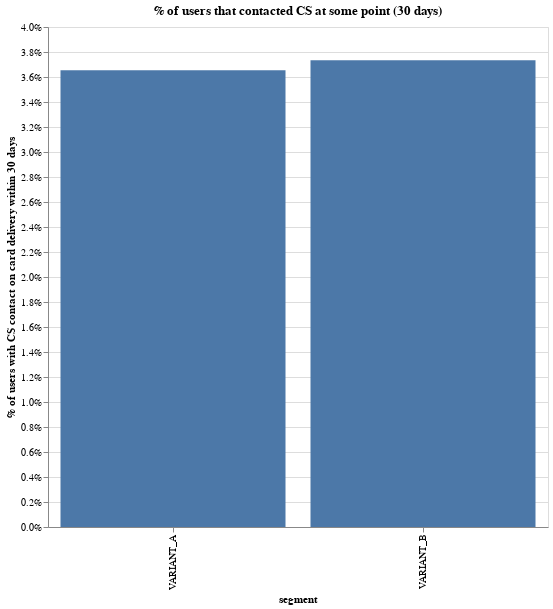

Notebook cell for this chart:
### Markdown cell above
To be sure, we compare A and B only for the time frame when they co-existed. This should resolve any time effects that are introduced by having variant A running for longer than B. 

- % of users with CS contacts surges by 0.1% in variant B. 
- with 25k card orders per week, this increases # of cs contacts roughly by 25 CS contacts a week - 1300 CS contacts a year.

### Code cell
df = pd.read_csv("cs_contacts.csv")

# count days since experiment start.
df["date_diff"] = (
    pd.to_datetime(df["created_date"]) - pd.to_datetime(df["created"])
).dt.days

# drop users that joined in the last 30 days -- too young.
df["age"] = (pd.to_datetime("today") - pd.to_datetime(df["created"])).dt.days
df = df.loc[df["age"] >= 30, :]
df = df.loc[pd.to_datetime(df["created"]) >= pd.to_datetime("2020-05-18"), :]

# set cs_contacts to 0 if the contact was too late.
df.loc[df["date_diff"] > 30, "cs_contacts"] = 0

# get cs contacts per user.
df = df.groupby(["segment", "user_id"])["cs_contacts"].agg("max").reset_index()

df = df.groupby(["segment"])["cs_contacts"].agg("mean").reset_index()

alt.Chart(df.loc[df["segment"].isin(["VARIANT_A", "VARIANT_B"]), :]).mark_bar().encode(
    x=alt.X("segment:N"),
    y=alt.Y(
        "cs_contacts:Q",
        axis=alt.Axis(
            title="% of users with CS contact on card delivery within 30 days",
            format="%",
        ),
    ),
).properties(
    width=500, height=500, title="% of users that contacted CS at some point (30 days)"
)

### Figure 1 — Vega-Lite specification as saved in the notebook (floating-point values rounded to 4 significant figures)
{"config": {"view": {"continuousWidth": 400, "continuousHeight": 300}}, "data": {"name": "data-fbfb6617958f4e85b1b3f0c9bffc1f42"}, "mark": "bar", "encoding": {"x": {"type": "nominal", "field": "segment"}, "y": {"type": "quantitative", "axis": {"format": "%", "title": "% of users with CS contact on card delivery within 30 days"}, "field": "cs_contacts"}}, "height": 500, "title": "% of users that contacted CS at some point (30 days)", "width": 500, "$schema": "https://vega.github.io/schema/vega-lite/v4.0.2.json", "datasets": {"data-fbfb6617958f4e85b1b3f0c9bffc1f42": [{"segment": "VARIANT_A", "cs_contacts": 0.03654}, {"segment": "VARIANT_B", "cs_contacts": 0.03733}]}}
